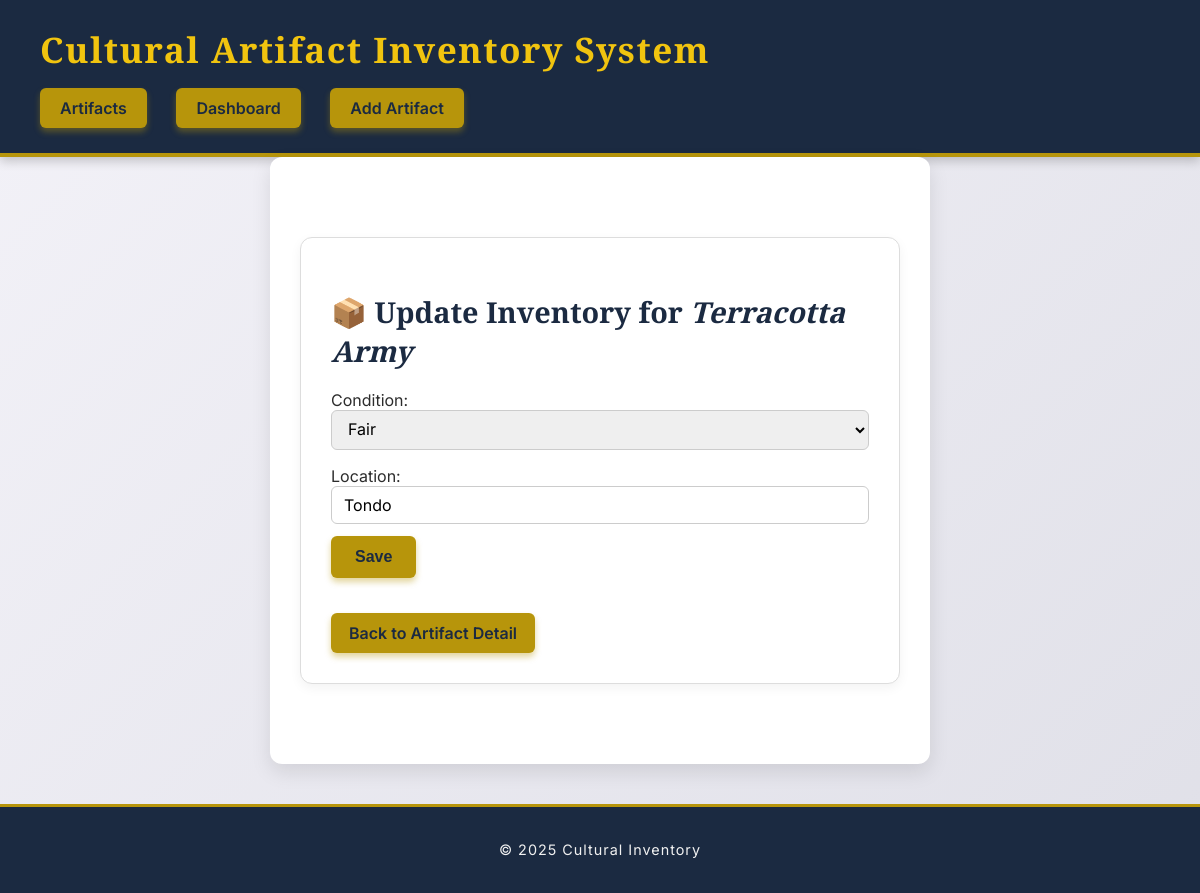
Screenshot of /artifact/7/update_inventory/ with the database file from the repository.
### artifacts/models.py (models this page shows, shortened)
class Artifact(models.Model):
    name = models.CharField(max_length=100)
    description = models.TextField()
    origin = models.CharField(max_length=100)
    date_found = models.DateField(default=date.today)
    image = models.ImageField(upload_to='artifacts/', blank=True, null=True)

class ArtifactInventory(models.Model):
    CONDITION_CHOICES = [
        ('good', 'Good'),
        ('fair', 'Fair'),
        ('poor', 'Poor'),
    ]
    artifact = models.OneToOneField(Artifact, on_delete=models.CASCADE, related_name='inventory')
    location = models.CharField(max_length=100)
    condition = models.CharField(max_length=10, choices=CONDITION_CHOICES)
    last_updated = models.DateTimeField(auto_now=True)

### artifacts/views.py (the view)
# urls.py: path('artifact/<int:artifact_id>/update_inventory/', views.update_inventory, name='update_inventory'),
def update_inventory(request, artifact_id):
    artifact = get_object_or_404(Artifact, id=artifact_id)
    inventory = getattr(artifact, 'inventory', None)
    if request.method == 'POST':
        form = ArtifactInventoryForm(request.POST, instance=inventory)
        if form.is_valid():
            inventory = form.save(commit=False)
            inventory.artifact = artifact
            inventory.save()
            return redirect('artifact_detail', pk=artifact.id)
    else:
        form = ArtifactInventoryForm(instance=inventory)
    return render(request, 'artifacts/update_inventory.html', {
        'form': form,
        'artifact': artifact
    })

### artifacts/forms.py
class ArtifactInventoryForm(forms.ModelForm):
    class Meta:
        model = ArtifactInventory
        fields = ['condition', 'location']
    def __init__(self, *args, **kwargs):
        super(ArtifactInventoryForm, self).__init__(*args, **kwargs)
        self.fields['condition'].widget = forms.Select(choices=self.fields['condition'].choices)
        self.fields['location'].widget = forms.TextInput(attrs={'placeholder': 'Enter location'})

### artifacts/templates/artifacts/update_inventory.html (shortened to what this page needs)
{% extends 'artifacts/base.html' %}
{% block content %}
<div class="update-inventory-container">
  <h2 class="page-title">📦 Update Inventory for <em>{{ artifact.name }}</em></h2>
  <form method="post" class="update-inventory-form">
    {{ form.as_p }}
    <button type="submit" class="btn btn-save"> Save</button>
  </form>
  <a href="{% url 'artifact_detail' artifact.id %}" class="btn btn-back"> Back to Artifact Detail</a>
</div>
{% endblock %}

### artifacts/templates/artifacts/base.html (style rules this page uses)
*, *::before, *::after { box-sizing: border-box; }
body { font-family: 'Inter', sans-serif; margin: 0; padding: 0; background: linear-gradient(135deg, #f3f2f8 0%, #e0e0e8 100%); color: #2c2c2c; min-height: 100vh; display: flex; flex-direction: column; }
.btn { display: inline-block; background-color: #b7950b; color: #1b2a41; font-weight: 600; font-size: 1rem; padding: 10px 22px; border: 2px solid transparent; border-radius: 6px; cursor: pointer; transition: background-color 0.3s ease, color 0.3s ease, border-color 0.3s ease; text-decoration: none; user-select: none; box-shadow: 0 4px 6px rgba(183,149,11,0.4); }

### artifacts/templates/artifacts/update_inventory.html (style rules this page uses)
.update-inventory-container { max-width: 600px; margin: 40px auto; padding: 30px; background-color: #ffffff; border: 1px solid #ddd; border-radius: 12px; box-shadow: 0 4px 12px rgba(0, 0, 0, 0.05); font-family: 'Inter', sans-serif; color: #2c2c2c; }
.page-title { color: #1b2a41; margin-bottom: 20px; font-family: 'Playfair Display', serif; font-size: 1.8rem; }
form.update-inventory-form { margin-bottom: 20px; }
.btn { display: inline-block; background-color: #b7950b; color: #1b2a41; font-weight: 600; font-size: 1rem; padding: 10px 22px; border: 2px solid transparent; border-radius: 6px; cursor: pointer; transition: background-color 0.3s ease, color 0.3s ease, border-color 0.3s ease; text-decoration: none; user-select: none; box-shadow: 0 4px 6px rgba(183,149,11,0.4); }
.btn-back { padding: 8px 16px; margin-top: 15px; }
form.update-inventory-form p { margin-bottom: 12px; font-size: 1rem; }
form.update-inventory-form input, form.update-inventory-form select, form.update-inventory-form textarea { width: 100%; padding: 8px 12px; border: 1px solid #ccc; border-radius: 6px; font-size: 1rem; font-family: 'Inter', sans-serif; }

### rows the page displays
Artifact: name "Terracotta Army"
ArtifactInventory: condition "Fair", location "Tondo"
